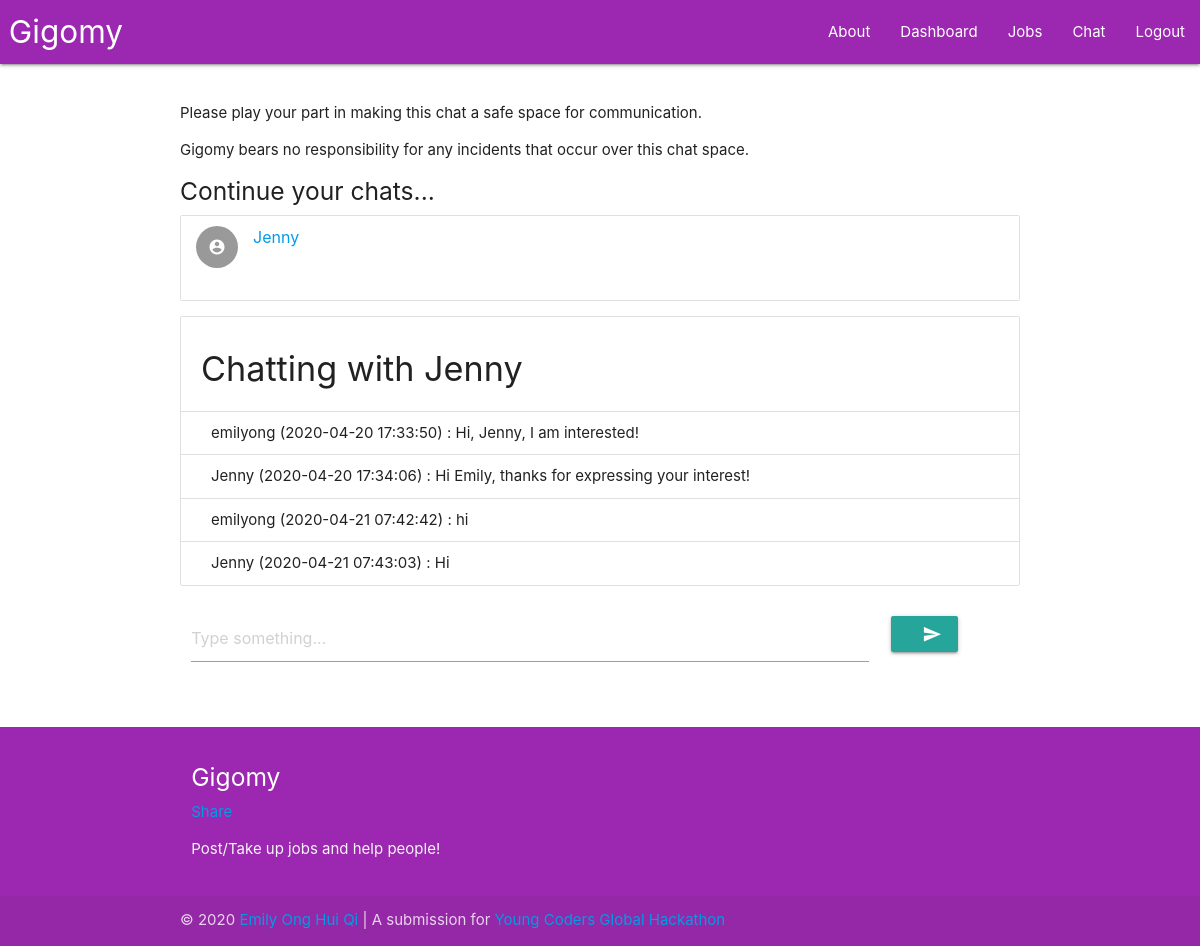
/chat/Jenny (signed in), run on an earlier commit of the app's database.
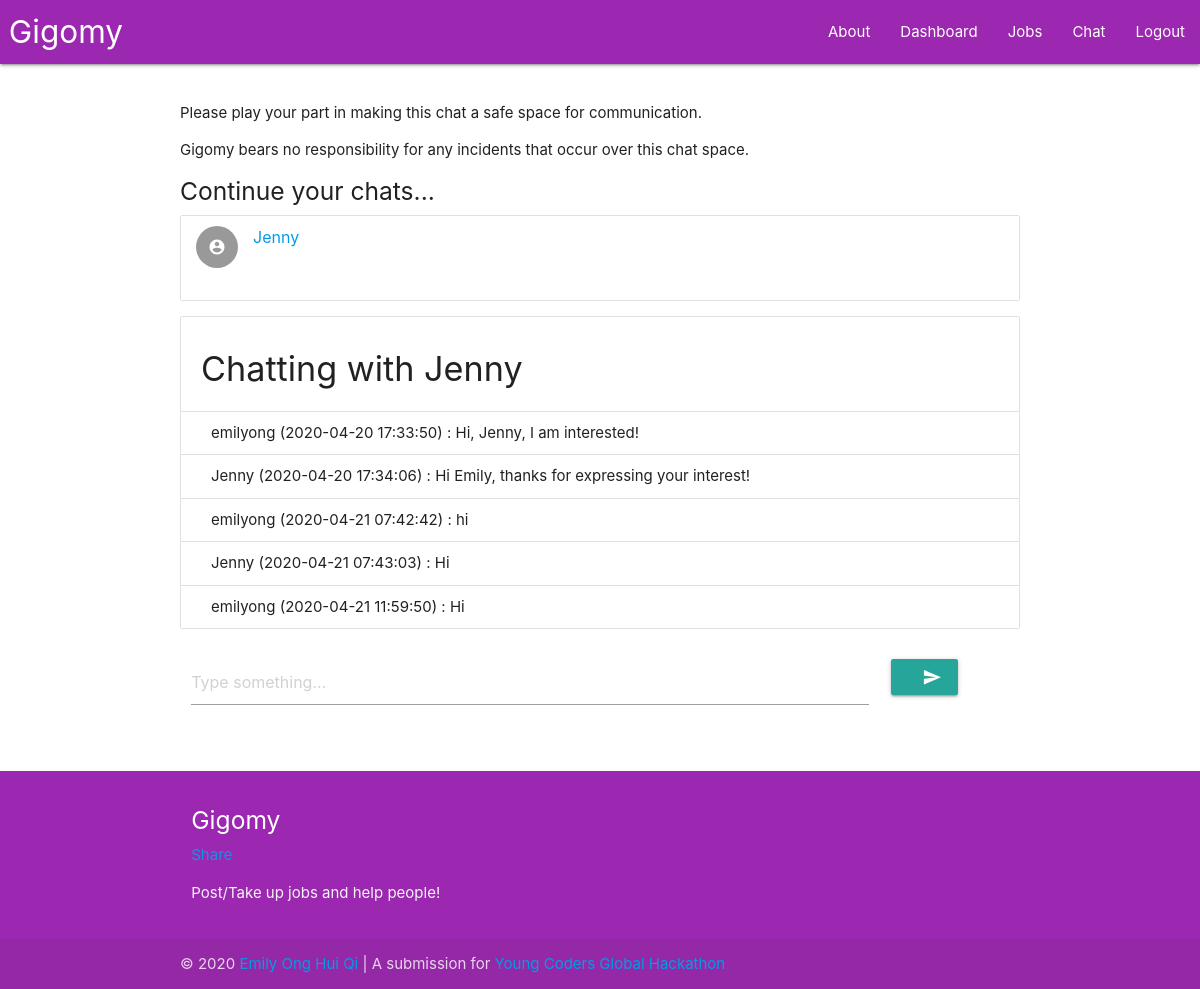
And on a later commit of the database.
### main.py (models this page shows)
class Message(db.Model):
    msgID = db.Column(db.Integer, unique = True, autoincrement = True, nullable = False, index = True, primary_key = True)
    msgText = db.Column(db.String, index = True, nullable = False)
    msgDateTime = db.Column(db.DateTime, nullable = False)
    msgSender = db.Column(db.String, db.ForeignKey("user.username"), nullable = True)
    msgReceiver = db.Column(db.String, db.ForeignKey("user.username"), nullable = True)

### main.py (the view)
@app.route ("/chat/<username>", methods=["GET", "POST"])
@app.route ("/chat/", methods=["GET", "POST"])
@login_required
def chat (username=""):
    inChat = len(username) != 0 and username != current_user.username
    currentUser = getUser(current_user)
    if inChat:
        jobSender_ = User.query.filter_by(username = username).first()
        if jobSender_ is None:return redirect(url_for("index", _scheme="https", _external=True))
        jobSender = getUser(jobSender_)
        messagesSent = Message.query.filter_by(msgSender = currentUser["username"]).filter_by(msgReceiver = jobSender["username"]).all()
        messagesReceived = Message.query.filter_by(msgReceiver = currentUser["username"]).filter_by(msgSender = jobSender["username"]).all()
        messages_ = []
    else:
        jobSender = None
        messagesSent = Message.query.filter_by(msgSender = currentUser["username"]).all()
        messagesReceived = Message.query.filter_by(msgReceiver = currentUser["username"]).all()
        messages_ = []
    for message in messagesSent:messages_.append((message.msgDateTime, message))
    for message in messagesReceived:messages_.append((message.msgDateTime, message))
    messages = []
    messages_.sort()
    for message in messages_:
      sg = pytz.timezone("Asia/Singapore")
      datePosted = message[0].astimezone(sg)
      datePosted = datePosted.strftime("%Y-%m-%d %H:%M:%S")
      messages.append([datePosted, message[1]])
    contacts = set()
    for message in messages:
        if message[1].msgSender == current_user.username:
            contacts.add(message[1].msgReceiver)
        if message[1].msgReceiver == current_user.username:
            contacts.add(message[1].msgSender)
    contacts = list(contacts)
    return render_template("chat.html", currentUser=currentUser, jobSender=jobSender, jobSender_=json.dumps(jobSender),
                            messages=messages, currentUser_=json.dumps(currentUser), contacts=contacts, inChat=inChat)

### main.py (called while the page is built)
def getUser (user):
    currentUser = {"username": user.username,
                    "email": user.email,
                    "avatar": user.avatar}
    return currentUser

@login.user_loader
def load_user(username):
    return User.query.get(username)

### templates/chat.html (shortened to what this page needs)
{% extends "base.html" %}
{% block content %}
<p>
  Please play your part in making this chat a safe space for communication.
</p>
<p>
  Gigomy bears no responsibility for any incidents that occur over this chat space.
</p>
{% if contacts %}
  <h5>Continue your chats...</h5>
{% endif %}
<ul class="collection" id="contacts_">
  {% if contacts %}
    {% for contact in contacts %}
      <li class="collection-item avatar" data-item-name={{contact}}>
        <i class="material-icons circle">account_circle</i>
        <a href="{{url_for('chat', username=contact)}}"><span class="title">{{contact}}</span></a>
      </li>
    {% endfor %}
  {% else %}
    <li class="collection-item" data-item-name="">No contacts yet...</li>
  {% endif %}
</ul>
{% if inChat %}
  <ul class="collection with-header" id="allMessages">
    <li class="collection-header"><h4>Chatting with {{jobSender["username"]}}</h4></li>
    {% if messages %}
      {% for message in messages %}
        <li class="collection-item">{{message[1]["msgSender"]}} ({{message[0]}}) : {{message[1]["msgText"]}}</li>
      {% endfor %}
    {% else %}
      {% if jobSender["username"] != currentUser["username"] %}
        <li class="collection-item" data-item-empty="true">No messages yet...</li>
      {% else %}
        <li class="collection-item" data-item-empty="true">You cannot chat with yourself...</li>
      {% endif %}
    {% endif %}
  </ul>
  {% if jobSender["username"] != currentUser["username"] %}
    <form method="POST" id="sendMessageForm">
        <div class="row">
          <div class="input-field col s10">
            <input placeholder="Type something..." id="message" name="message" type="text" class="validate" autocomplete="off">
          </div>
          <div class="input-field col s2">
            <button class="btn waves-effect waves-light" type="submit" name="sendMessage">
              <i class="material-icons right">send</i>
            </button>
          </div>
        </div>
      </form>
  {% endif %}
{% endif %}
{% endblock content %}

What changed in the data, as far as the page shows it:
added Message: msgSender "emilyong", message "2020-04-21 11:59:50", msgText "Hi", shown under "Chatting with Jenny"
